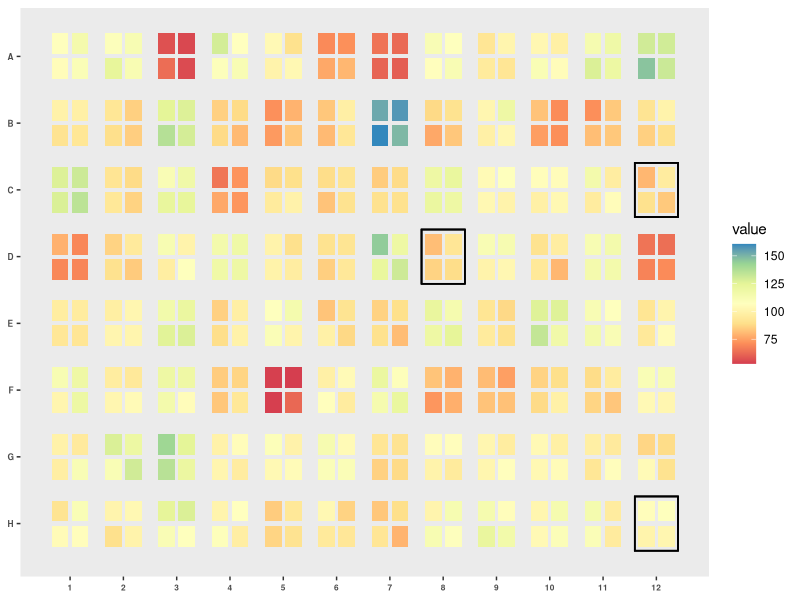

Source code (R):
library(ggplot2)


##########################################################
##   Define Functions
##########################################################


# Adds columns with coordinates for plotting
addHeatMapCoordinates <- function(df, colWell, colPos, nWellX, nWellY, nPosX, nPosY, posJitter = 0.2){
    
    
    ############################################
    ########## Initialization ##################
    ############################################
    
    
    # Graphical settings for plotting
    offset_wellborder     <- 1 * posJitter
    offset_wellseparation <- 3 * posJitter
    offset_plateborder    <- 7 * posJitter
    square_size           <- 5 * posJitter
    
    
    # Initialize variables
    nWells <- nWellX * nWellY
    nPos   <- nPosX * nPosY
    
    interwell_distanceX <- nPosX*square_size+(nPosX-1)*posJitter+offset_wellborder*2+offset_wellseparation
    interwell_distanceY <- nPosY*square_size+(nPosY-1)*posJitter+offset_wellborder*2+offset_wellseparation
    
    
    # Matrices describing all plate wells and positions
    mat_wells    <- matrix(1:nWells, nWellY, nWellX, byrow = TRUE)
    mat_allWells <- matrix(unlist(tapply(1:nWells, rep(1:nWellY, each = nWellX), function(x) rep(rep(x, each = nPosX), nPosY))), nWellY * nPosY, nWellX * nPosX, byrow = TRUE)
    mat_allPos   <- matrix(rep(unlist(tapply(1:nPos, rep(1:nPosY, each = nPosX), function(x) rep(x, nWellX))), nWellY), nWellY*nPosY, nWellX*nPosX, byrow = TRUE)
    
    
    
    #################################################
    ########## Compute Coordinates ##################
    #################################################
    
    mat_xMin_pos <- matrix(
        sapply(1:nWellX, function(x) (x-1) * interwell_distanceX + (offset_plateborder + offset_wellborder+0:(nPosX-1)*(posJitter+square_size))),
        nWellX * nPosX,
        nWellX * nPosX,
        byrow = TRUE)
    
    mat_xMax_pos <- mat_xMin_pos + square_size
    
    mat_yMin_pos <- matrix(
        rev(
            sapply(1:nWellY, function(x) (x-1) * interwell_distanceY + (offset_plateborder + offset_wellborder+0:(nPosY-1)*(posJitter+square_size)))
        ),
        nWellY * nPosY,
        nWellX * nPosX,
        byrow = FALSE)
    
    mat_yMax_pos <- mat_yMin_pos + square_size
    
    mat_xMin_well <- matrix(
        offset_plateborder + (0:(nWellX-1))*(offset_wellborder*2+nPosX*square_size+(nPosX-1)*posJitter+offset_wellseparation),
        nWellY,
        nWellX,
        byrow = TRUE)
    
    mat_xMax_well <- mat_xMin_well + 2*offset_wellborder + nPosX*square_size + (nPosX-1)*posJitter
    
    mat_yMin_well <- matrix(
        rev(
            offset_plateborder + (0:(nWellY-1))*(offset_wellborder*2+nPosY*square_size+(nPosY-1)*posJitter+offset_wellseparation)
        ),
        nWellY,
        nWellX,
        byrow = FALSE)
    
    mat_yMax_well <- mat_yMin_well + 2*offset_wellborder + nPosY*square_size + (nPosY-1)*posJitter
    
    mat_xAvg_well <- matrix(
        offset_plateborder + (0:(nWellX-1)) * interwell_distanceX + (0.5*(offset_wellborder*2+square_size*nPosX+posJitter*(nPosX-1))),
        nWellY,
        nWellX,
        byrow = TRUE)
    
    mat_yAvg_well <- matrix(
        rev(
            offset_plateborder + (0:(nWellY-1)) * interwell_distanceY + (0.5*(offset_wellborder*2+square_size*nPosY+posJitter*(nPosY-1)))
        ),
        nWellY,
        nWellX,
        byrow = FALSE)
    
    
    ###########################################################
    ########## Add coordinates to data frame ##################
    ###########################################################
    
    # Initialize data frame columns
    df$HTM_xMin_well <- NA
    df$HTM_xMax_well <- NA
    df$HTM_yMin_well <- NA
    df$HTM_yMax_well <- NA
    
    df$HTM_xMin_pos  <- NA
    df$HTM_xMax_pos  <- NA
    df$HTM_yMin_pos  <- NA
    df$HTM_yMax_pos  <- NA
    
    df$HTM_xAvg_well <- NA
    df$HTM_yAvg_well <- NA
    
    for(i in 1:nrow(df)){
        
        # Well and position numbers
        w <- df[i, colWell]
        p <- df[i, colPos]
        
        # Coordinates
        coord_w <- which(mat_wells == w, arr.ind = TRUE)
        coord_p <- which(mat_allWells == w & mat_allPos == p, arr.ind = TRUE)
        
        # Annotating data frame with coordinates
        if(nrow(coord_w) != 0){
            df[i, "HTM_xMin_well"] <- mat_xMin_well[coord_w]
            df[i, "HTM_xMax_well"] <- mat_xMax_well[coord_w]
            df[i, "HTM_yMin_well"] <- mat_yMin_well[coord_w]
            df[i, "HTM_yMax_well"] <- mat_yMax_well[coord_w]
            df[i, "HTM_xAvg_well"] <- mat_xAvg_well[coord_w]
            df[i, "HTM_yAvg_well"] <- mat_yAvg_well[coord_w]
        }
        if(nrow(coord_p) != 0){
            df[i, "HTM_xMin_pos"]  <- mat_xMin_pos[coord_p]
            df[i, "HTM_xMax_pos"]  <- mat_xMax_pos[coord_p]
            df[i, "HTM_yMin_pos"]  <- mat_yMin_pos[coord_p]
            df[i, "HTM_yMax_pos"]  <- mat_yMax_pos[coord_p]
        }
        
    }
    
    
    # Return annotated data frame
    df
}


# Heatmap plot of measurements in multiwell plates
plotHeatmap <- function(df, xMin_well = "HTM_xMin_well", xMax_well = "HTM_xMax_well", yMin_well = "HTM_yMin_well", yMax_well = "HTM_yMax_well", xMin_pos = "HTM_xMin_pos", xMax_pos = "HTM_xMax_pos", yMin_pos = "HTM_yMin_pos", yMax_pos = "HTM_yMax_pos", xAvg_well = "HTM_xAvg_well", yAvg_well = "HTM_yAvg_well", col_treatment = "Metadata_wellNum", treatmentREGEX = ".*", col_measurement = "measurement", posJitter = 0.2){
    library(ggplot2)
    
    all_xAvg_well <- sort(unique(df[[xAvg_well]]))
    all_yAvg_well <- sort(unique(df[[yAvg_well]]))
    
    nWellX <- length(all_xAvg_well)
    nWellY <- length(all_yAvg_well)
    
    ggplot(df) + 
        geom_rect(data=df[grepl(treatmentREGEX, df[[col_treatment]]),], mapping=aes_string(xmin=xMin_well, xmax=xMax_well, ymin=yMin_well, ymax=yMax_well), color="black", fill = NA, alpha = 0.5) +
        geom_rect(data=df, mapping=aes_string(xmin=xMin_pos, xmax=xMax_pos, ymin=yMin_pos, ymax=yMax_pos, fill = col_measurement), color = NA) + 
        theme(panel.grid = element_blank()) +
        scale_x_continuous(breaks = all_xAvg_well, labels = 1:nWellX) +
        scale_y_continuous(breaks = all_yAvg_well, labels = LETTERS[nWellY:1]) + 
        theme(axis.text.x = element_text(size=6, face="bold"), axis.text.y = element_text(size=6, face="bold")) + 
        theme(strip.text.x = element_text(size = 6)) + 
        scale_fill_distiller(palette = "Spectral", direction = 1)
}




##########################################################
##   Example with simulated data
##########################################################


set.seed(100)

# Simulate data
HTMdf <- data.frame(treatment = rep(sapply(1:96, function(x) paste(rep(sample(LETTERS[1:10],1), 4), collapse = "")), each = 4),
                    well      = rep(1:96, each = 4),
                    pos       = rep(1:4, 96),
                    value     = as.numeric(sapply(rnorm(96, 100, 20), function(x) rep(x, 4)*runif(4, .9, 1.1))),
                    stringsAsFactors = FALSE)


# Add coordinates for drawing polygons and outlines
HTMdf <- addHeatMapCoordinates(df      = HTMdf,
                               colWell = "well",
                               colPos  = "pos",
                               nWellX  = 12,
                               nWellY  = 8,
                               nPosX   = 2,
                               nPosY   = 2)

# Create heatmap as ggplot object
g <- plotHeatmap(df              = HTMdf, 
                 col_treatment   = "treatment", 
                 treatmentREGEX  = "AA.*", 
                 col_measurement = "value", 
                 posJitter = 0.2)

# Print heatmap
g